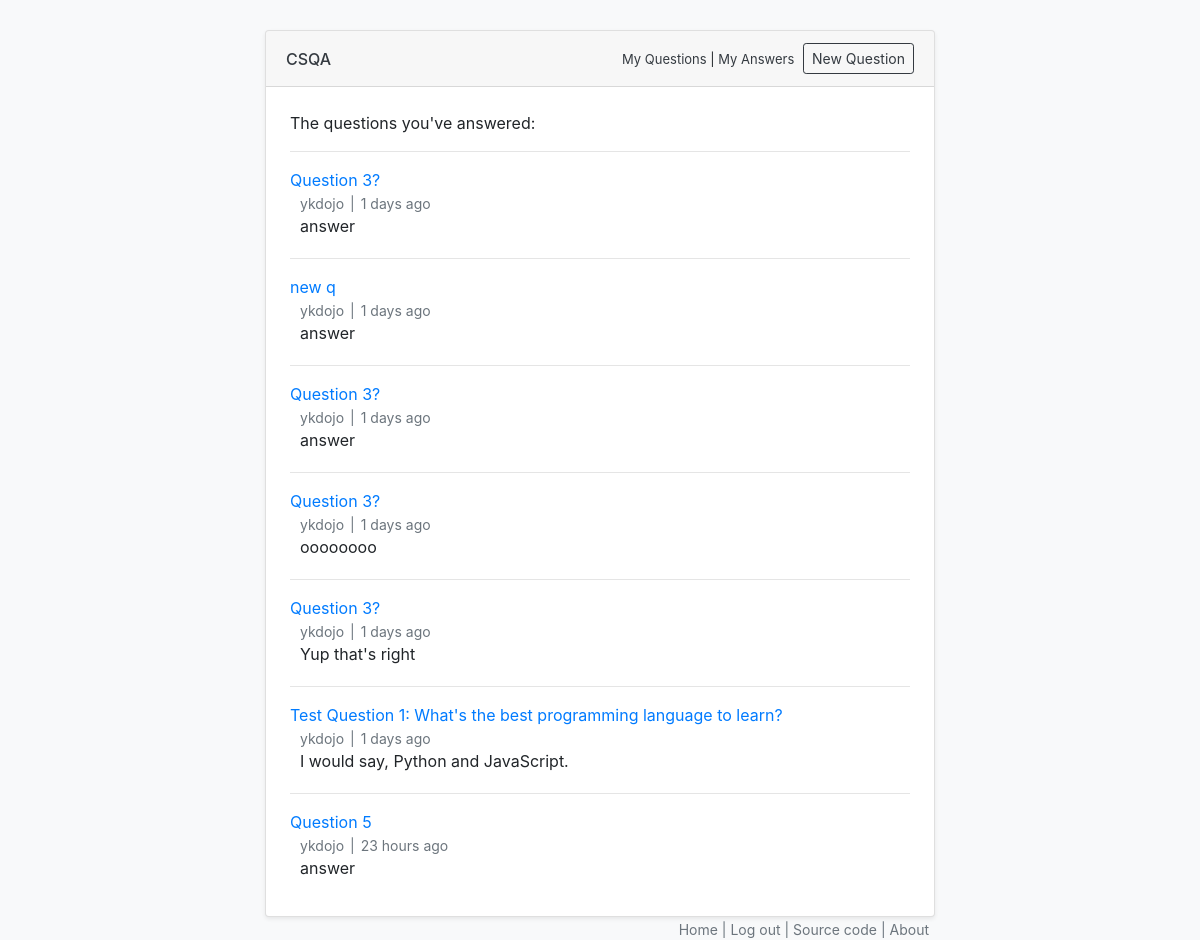
/question/my_answers/ (signed in), run on the app's committed database.
### main/models.py (models this page shows, shortened)
class Answer(models.Model):
    question = models.ForeignKey(Question, on_delete=models.CASCADE)
    user = models.ForeignKey(User, on_delete=models.CASCADE)
    text = models.TextField()
    created = models.DateTimeField(editable=False)
    modified = models.DateTimeField()
    @property
    def x_ago(self):
        diff = datetime.datetime.now(datetime.timezone.utc) - self.created
        return x_ago_helper(diff)

class Question(models.Model):
    user = models.ForeignKey(User, on_delete=models.CASCADE)
    title = models.CharField(max_length=200)
    body = models.TextField(blank=True, null=True)
    created     = models.DateTimeField(editable=False)
    modified    = models.DateTimeField()

### questions/views.py (the view)
# urls.py: path('question/my_answers/', myAnswersView, name='my-answers'),
def myAnswersView(request):
    current_user = request.user
    answers = Answer.objects.filter(user_id = current_user.id)
    answers_exist = len(answers) > 0
    return render(request, 'my_answers.html',
                    {'current_user': current_user,
                    'answers_exist': answers_exist,
                    'answers': answers})

### main/models.py (called while the page is built)
def x_ago_helper(diff):
    if diff.days > 0:
        return f'{diff.days} days ago'
    if diff.seconds < 60:
        return f'{diff.seconds} seconds ago'
    if diff.seconds < 3600:
        return f'{diff.seconds // 60} minutes ago'
    return f'{diff.seconds // 3600} hours ago'

### templates/my_answers.html (shortened to what this page needs)
{% extends "base.html" %}
{% block content %}
<p>The questions you've answered:</p>
{% for answer in answers %}
    <hr/>
    <p style="margin-bottom: 1">
        <a href="/question/{{answer.question.id}}">{{ answer.question.title }}</a>
    </p>
    <div class='answer-block'>
      <div class='text-secondary' style="font-size: 14px">{{ answer.user }}<span style="margin-right: 6px; margin-left: 6px;">|</span></span>{{ answer.x_ago }}</div>
      <div style="margin-bottom: 20px">{{ answer.text }}</div>
    </div>
{% endfor %}
{% endblock %}

### static/style.css (style rules this page uses)
.answer-block { margin-left: 10px; }

### data on the page
Answer: question "Question 3?", user "ykdojo", x_ago "1 days ago", text "answer"
Answer: question "new q", user "ykdojo", x_ago "1 days ago", text "answer"
Answer: question "Question 3?", user "ykdojo", x_ago "1 days ago", text "answer"
Answer: question "Question 3?", user "ykdojo", x_ago "1 days ago", text "oooooooo"
Answer: question "Question 3?", user "ykdojo", x_ago "1 days ago", text "Yup that's right"
Answer: question "Test Question 1: What's the best programming language to learn?", user "ykdojo", x_ago "1 days ago", text "I would say, Python and JavaScript."
Answer: question "Question 5", user "ykdojo", x_ago "23 hours ago", text "answer"
